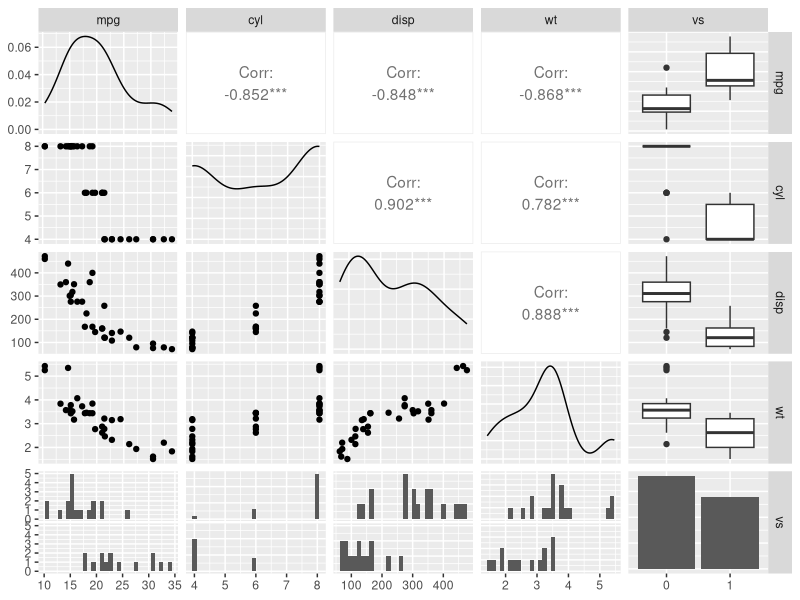
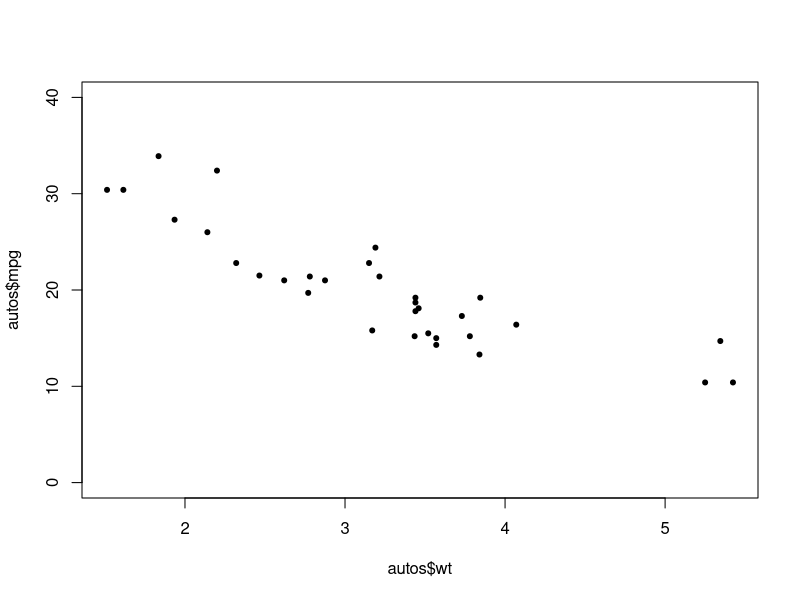
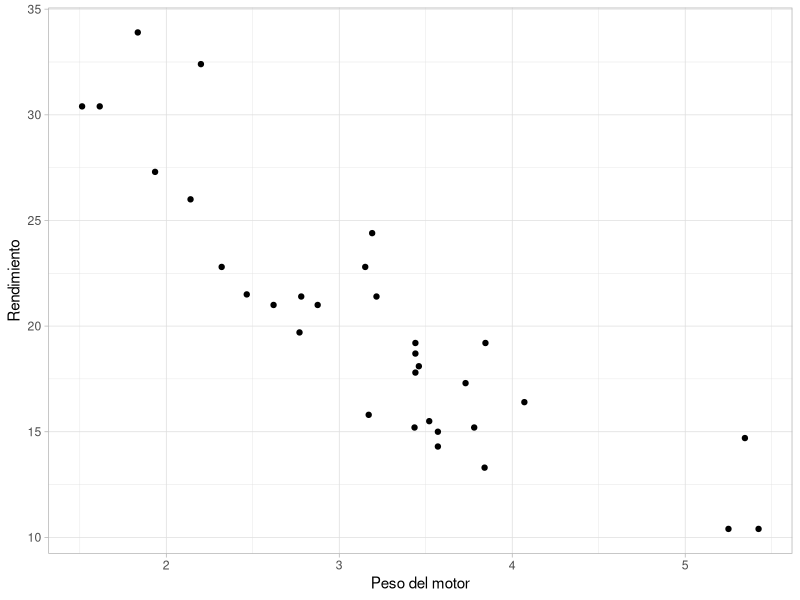
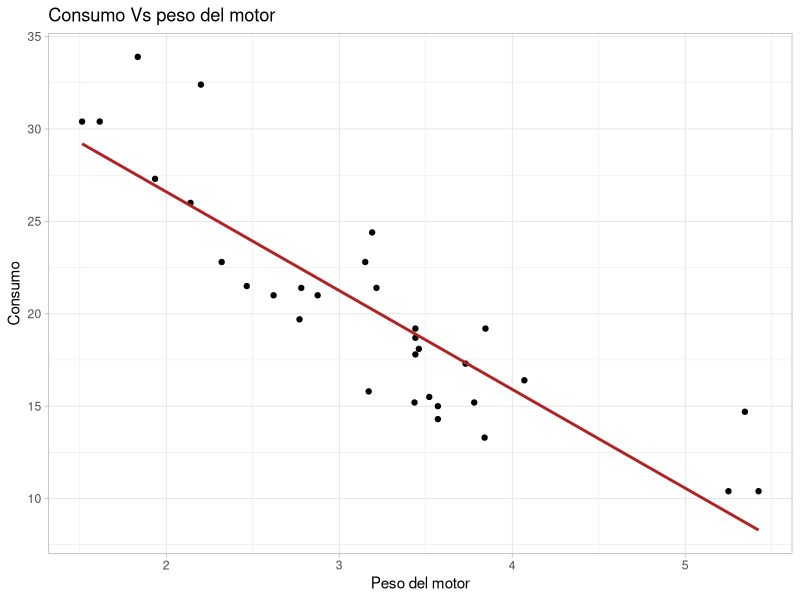
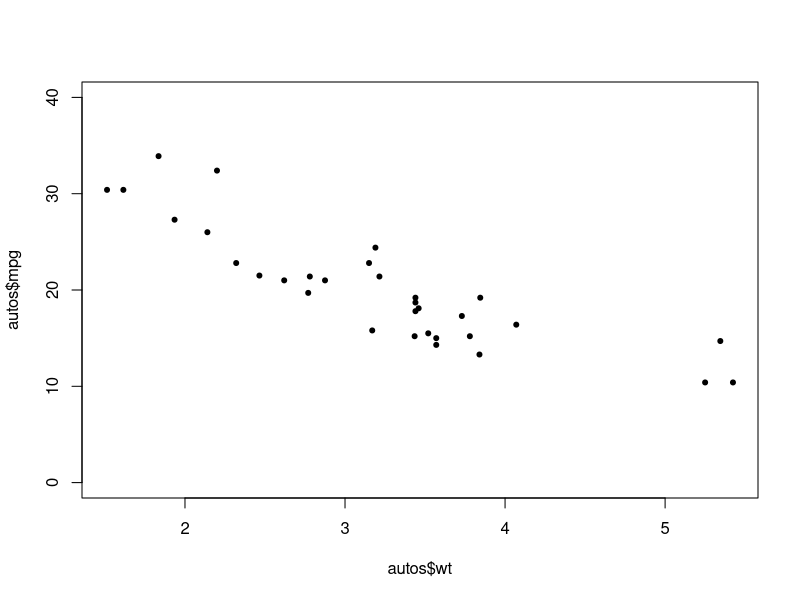

The R script that drew these images, in order: (Note: this script raises an error after producing the figures.)
library(ggplot2)
library(GGally)

data("mtcars")

autos<-mtcars[,c(1:3,6,8)]
# observo como se comportan mis variables
autos$vs<-as.factor(autos$vs)
ggpairs(autos)

#help(ggpairs)

#a) Sólo considero X2
#x: wt, y: mpg
plot(autos$wt,autos$mpg,pch=20, ylim=c(0,40))



g2<-ggplot(autos, aes(x=wt, y=mpg)) + 
  geom_point()+
  xlab("Peso del motor")+
  ylab("Rendimiento")+
  theme_light()
g2

#Buscamos calcular el intervalo de confianza para la respuesta.

#realizamos el ajuste


reg<-lm(mpg~wt,data=autos)
summary(reg)

reg$coefficients
#ic para los coeficientes de la regresion
LI<-summary(reg)$coef[2,1]-qt(0.975,32-2)*summary(reg)$coef[2,2]
LS<-summary(reg)$coef[2,1]+qt(0.975,32-2)*summary(reg)$coef[2,2]

c(LI,LS)


#Una forma de graficarlo sin hacer las cuentas, con ggplot2
g2+ geom_smooth(method="lm", col="firebrick",se=FALSE)+
  labs(title="Consumo Vs peso del motor", 
       y="Consumo", x="Peso del motor")


# Calculamos los intervalos usando la fórmula

# a) Intervalos de CONFIANZA
reg<-lm(mpg~wt,data=autos)
n<-nrow(autos)
X<-model.matrix(reg)
p<-ncol(X) #cant de parametros a estimar

res<-reg$residuals # los residuos son y - y^

s2<-t(res)%*%res/(n-p)
# s2<-summary(reg)$sigma^2 si no quiero hacer la cuenta

A<-solve(t(X)%*%X)



#Podemos hacer la cuenta a mano... yo^=beta0+beta1*x0

IC<-matrix(0,nrow = n,ncol=2)
for(i in 1:n)
{
  IC[i,]<-c(reg$fitted.values[i]-qt(0.975,n-p)*sqrt(s2[1,1]*t(X[i,])%*%A%*%X[i,]),
        reg$fitted.values[i]+qt(0.975,n-p)*sqrt(s2[1,1]*t(X[i,])%*%A%*%X[i,])) 
}


# O dejamos que lo haga R

int<-predict(reg ,interval = "confidence", level = 0.95)


# b) Intervalos de PREDICCION

ICP<-matrix(0,nrow = n,ncol=2)
for(i in 1:n)
{
  ICP[i,]<-c(reg$fitted.values[i]-qt(0.975,n-p)*sqrt(s2[1,1]*(1+t(X[i,])%*%A%*%X[i,])),
            reg$fitted.values[i]+qt(0.975,n-p)*sqrt(s2[1,1]*(1+t(X[i,])%*%A%*%X[i,]))) 
}


# o con R

intP<-predict(reg,interval = "prediction", level = 0.95)


# graficamos con plot

plot(autos$wt,autos$mpg,pch=20, ylim=c(0,40))
abline(reg, col=col1, lwd=2)
points(autos$wt,IC[,1],pch=20,col=col2)
points(autos$wt,IC[,2],pch=20,col=col2)
points(autos$wt,ICP[,1],pch=20,col=col3)
points(autos$wt,ICP[,2],pch=20,col=col3)

# o con ggplot2

# Creamos un nuevo data frame con toda la información

intervalos<-data.frame(cbind(autos,IC,ICP))

g<-ggplot(intervalos)+
  geom_point(aes(x=wt,y=mpg))+
  geom_line(aes(x=wt,y=X1), col="skyblue")+
  geom_line(aes(x=wt,y=X2), col="skyblue")+
  geom_line(aes(x=wt,y=X1.1), col="chocolate",lty=4)+
  geom_line(aes(x=wt,y=X2.1), col="chocolate",lty=4)+
  geom_smooth(aes(x=wt,y=mpg),method="lm", col="firebrick",se=FALSE)+
  labs(title="Consumo Vs peso del motor - Intervalos", 
       y="Consumo", x="Peso del motor")+
  theme_light()
g



# Bandas de confianza

BC<-matrix(0,nrow = n,ncol=2)
for(i in 1:n)
{
  BC[i,]<-c(reg$fitted.values[i]-sqrt(p*qf(0.95,p,n-p))*sqrt(s2[1,1]*(t(X[i,])%*%A%*%X[i,])),
             reg$fitted.values[i]+sqrt(p*qf(0.95,p,n-p))*sqrt(s2[1,1]*(t(X[i,])%*%A%*%X[i,]))) 
}

intervalos<-data.frame(cbind(autos,IC,ICP,BC))
g<-ggplot(intervalos)+
  geom_point(aes(x=wt,y=mpg))+
  geom_line(aes(x=wt,y=X1), col="skyblue")+
  geom_line(aes(x=wt,y=X2), col="skyblue")+
  geom_line(aes(x=wt,y=X1.1), col="chocolate",lty=4)+
  geom_line(aes(x=wt,y=X2.1), col="chocolate",lty=4)+
  geom_line(aes(x=wt,y=X1.2), col="chartreuse4",lwd=1.5)+
  geom_line(aes(x=wt,y=X2.2), col="chartreuse4",lwd=1.5)+
  geom_smooth(aes(x=wt,y=mpg),method="lm", col="firebrick",se=FALSE)+
  labs(title="Consumo Vs peso del motor - Intervalos", 
       y="Consumo", x="Peso del motor")+
  theme_light()
g

confint(reg)

